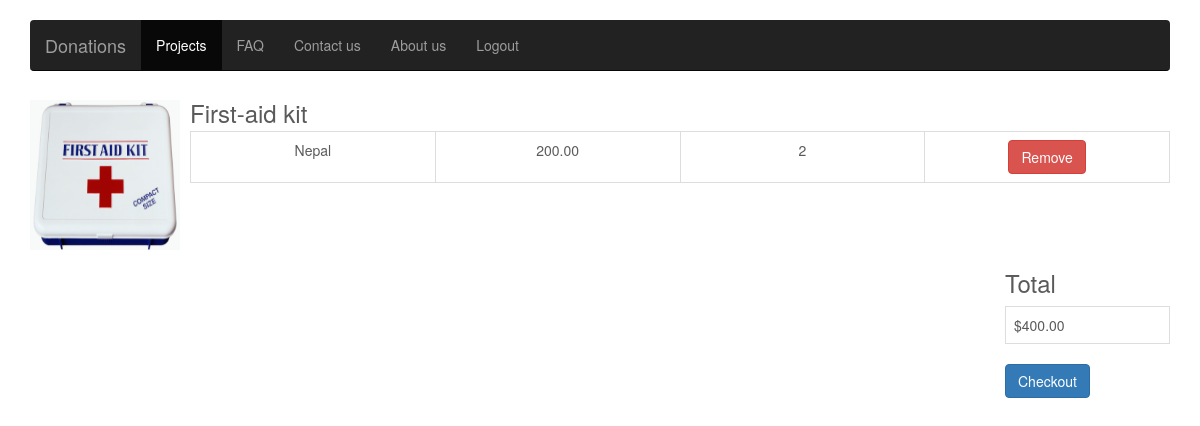
The app's page /cart/ (signed in), older data.
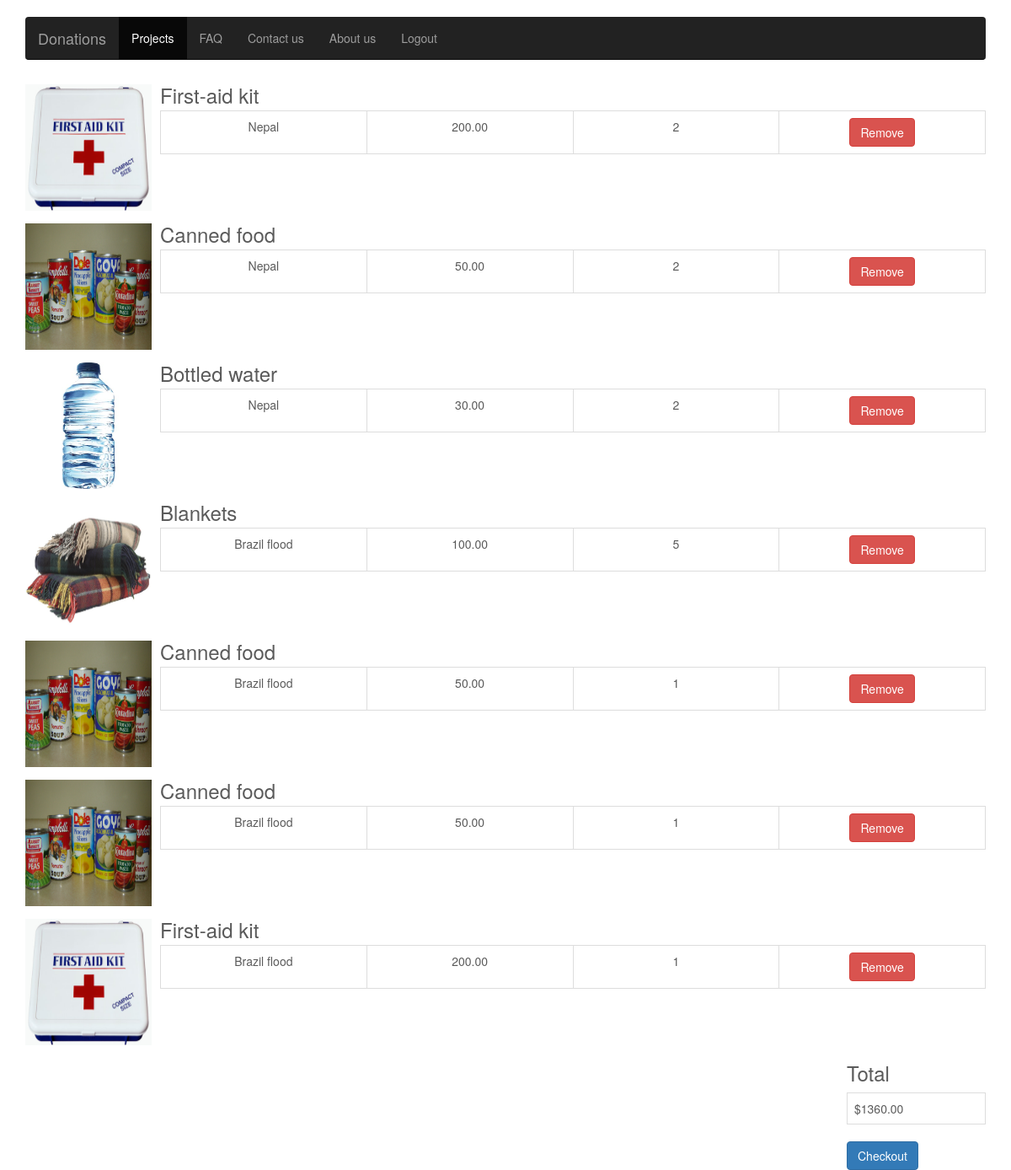
The same page, newer data.
### Donations/models.py (models this page shows, shortened)
class Cart(models.Model):
	user = models.ForeignKey(User)
	project = models.ForeignKey(Project, default=1)
	product = models.ForeignKey(Product)
	quantity = models.IntegerField(default=0)

class Product(models.Model):
	name = models.CharField(max_length=100)
	price = models.DecimalField(max_digits=6, decimal_places=2)
	quantity = models.IntegerField()
	description = models.TextField()
	picture = models.FileField(upload_to='img', max_length=100)

class Project(models.Model):
	name = models.CharField(max_length=100)
	description = models.TextField()
	location = models. CharField(max_length=100)
	picture	= models.FileField(upload_to='img', max_length=100)

### Donations/views.py (the view)
# urls.py: url(r'^cart/$', 'Donations.views.cart', name="cart"),
def cart(request):
	items = []
	for i in Cart.objects.all():
		if i.user.email == request.session['email']:
			items.append(i)
	total=0
	for i in items:
		total=total+i.quantity*i.product.price
	context = {
		"Cart": items,
		"total": total
	}
	return render(request, "Donations/cart.html", context)

### Donations/templates/Donations/cart.html (shortened to what this page needs)
{% load staticfiles %}
<!DOCTYPE html>
<html lang="en">
  <head>
    <link href="{% static 'css/bootstrap.min.css' %}" rel="stylesheet">
    <link href="{% static 'css/font-awesome.min.css' %}" rel="stylesheet">
    <link href="{% static 'css/navbar.css' %}" rel="stylesheet">
    <link href="{% static 'css/img.css' %}" rel="stylesheet">
  </head>
  <body>
    <div class="navbar-wrapper">
      <div class="container">
        <nav class="navbar navbar-inverse navbar-static-top">
          <div class="container">
            <div class="navbar-header">
              <a class="navbar-brand" href="/home" >Donations</a>
            </div>
            <div id="navbar" class="navbar-collapse collapse">
              <ul class="nav navbar-nav">
                <li class="active"><a href="/projects">Projects</a></li>
                <li><a href="/faq">FAQ</a></li>
                <li><a href="#contact">Contact us</a></li>
                <li><a href="#contact">About us</a></li>
                <li><a href="/logout">Logout</a></li>
              </ul>
            </div>
          </div>
        </nav>
      </div>
    </div>
    <div class="container">
    {% for item in Cart %}
    <div class = "media">
        <div class = "media-left">
        {% static "" as Baseurl %}
            <img src="{{Baseurl}}{{item.product.picture}}" style="height:200px, width:200px" alt="">
        </div>
        <div class = "media-body">
            <h3 class = "media-heading">{{item.product.name}}</h3>
            <table class = "table table-bordered">
                <tbody>
                    <tr>
                        <td class ="col-md-2 text-center">{{item.project.name}}</td>
                        <td class ="col-md-2 text-center">{{item.product.price}}</td>
                        <td class ="col-md-2 text-center">{{item.quantity}}</td>
                        <td class ="col-md-2 text-center">
                            <form action="delete">
                               <input type="submit" href="#" class="btn btn-danger" value="Remove">
                            </form>
                        </td>
                    </tr>
                </tbody>
            </table>
        </div>
    </div>
    {% endfor %}
    <div class="row">
        <div class="col-md-offset-10 col-md-2">
            <table class = "table table-bordered">
                <h3>Total</h3>
                <tbody>
                    <tr>
                        <td>${{total}}</td>
                    </tr>
                </tbody>
            </table>
        </div>
    </div>
    <div class="row">
       <div class="col-md-offset-10 col-md-2">
            <form action="/checkout/">
                <input type="submit" class="btn btn-primary" value="Checkout">
            </form>
        </div>
    </div>
    </div>
  </body>
</html>

### Donations/static/css/navbar.css (style rules this page uses)
body { color: #5a5a5a; margin-top: 100px; }
.navbar-wrapper { position: absolute; top: 0; right: 0; left: 0; z-index: 20; }
.navbar-wrapper > .container { padding-right: 0; padding-left: 0; }
.navbar-wrapper .navbar { padding-right: 15px; padding-left: 15px; }
.navbar-wrapper .navbar .container { width: auto; }
@media (min-width: 768px) { .navbar-wrapper { margin-top: 20px; } }
@media (min-width: 768px) { .navbar-wrapper .container { padding-right: 15px; padding-left: 15px; } }
@media (min-width: 768px) { .navbar-wrapper .navbar { padding-right: 0; padding-left: 0; } }
@media (min-width: 768px) { .navbar-wrapper .navbar { border-radius: 4px; } }

### Donations/static/css/img.css (style rules this page uses)
img { height: 150px; width: 150px; }

Row changes from the older to the newer data that the page shows:
added Cart: product.picture (picture), product.name "Canned food", project.name "Nepal", product.price "50.00", quantity "2"
added Cart: product.picture (picture), product.name "Bottled water", project.name "Nepal", product.price "30.00", quantity "2"
added Cart: product.picture (placeholder picture), product.name "Blankets", project.name "Brazil flood", product.price "100.00", quantity "5"
added Cart: product.picture (picture), product.name "Canned food", project.name "Brazil flood", product.price "50.00", quantity "1"
added Cart: product.picture (picture), product.name "Canned food", project.name "Brazil flood", product.price "50.00", quantity "1"
added Cart: product.picture (picture), product.name "First-aid kit", project.name "Brazil flood", product.price "200.00", quantity "1"
Text that changed along with them:
{{ total }}: "400.00" → "1360.00"
